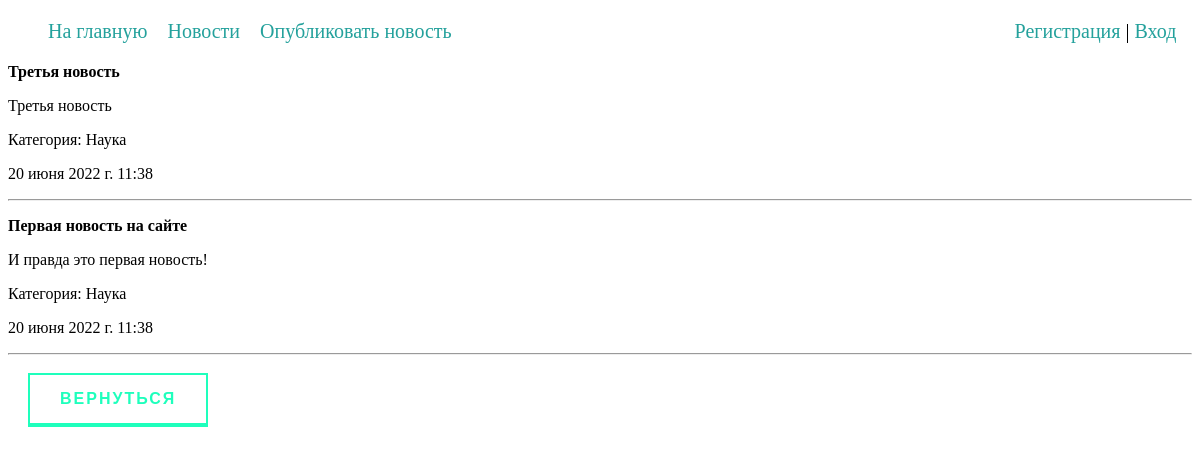
Page /cats/Science/ on the earlier database version.
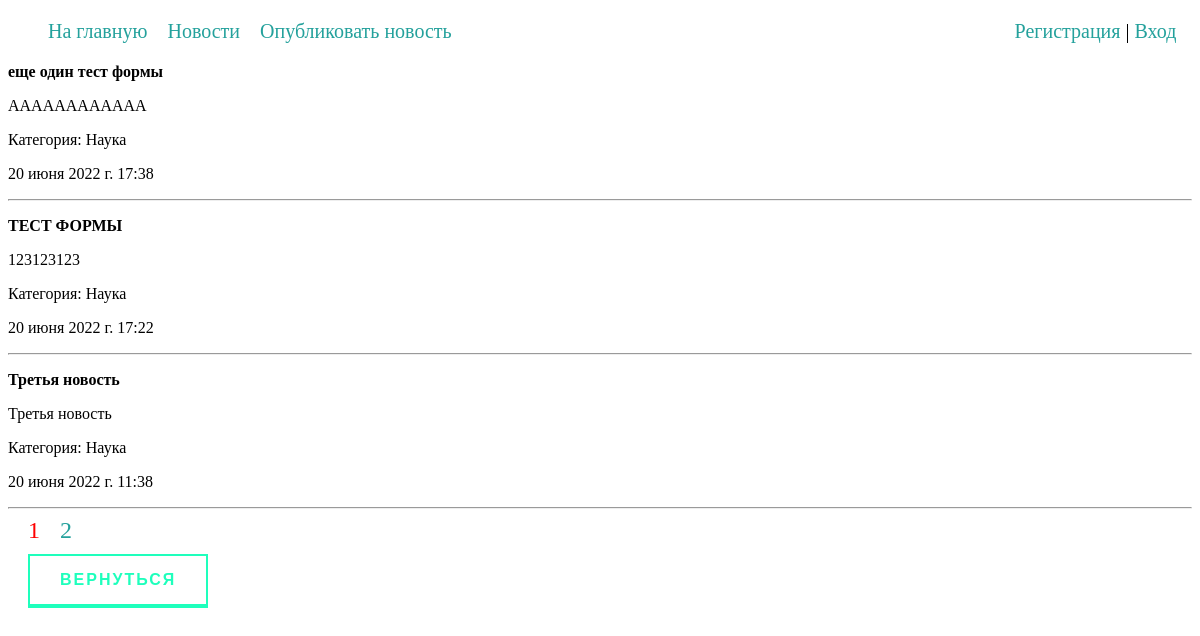
Same page on the later database version.
### news/models.py (models this page shows, shortened)
class News(models.Model):
    title = models.CharField(max_length=255, verbose_name='Заголовок')
    content = models.TextField(blank=False, verbose_name='Текст новости')
    category = models.CharField(max_length=100)
    time_created = models.DateTimeField(auto_now_add=True)
    cat = models.ForeignKey('Category', on_delete=models.CASCADE, null=True, verbose_name='Категория')
    class Meta:
        verbose_name = 'Новости'
        verbose_name_plural = 'Новости'
        ordering = ['-time_created', 'title']

class Category(models.Model):
    name = models.CharField(max_length=100, db_index=True, verbose_name='Категория')
    slug = models.SlugField(max_length=255, db_index=True, unique=True, verbose_name='URL')
    def __str__(self):
        return self.name
    class Meta:
        verbose_name = 'Категории'
        verbose_name_plural = 'Категории'
        ordering = ['id']

### news/views.py (the view)
# urls.py: path('cats/<slug:cat_slug>/', NewsByCat.as_view(), name='category'),
class NewsByCat(DataMixin, ListView):
    model = News
    template_name = "news/newsByCat.html"
    context_object_name = 'news'
    paginate_by = 3
    def get_context_data(self, *,object_list=None, **kwargs):
        context = super().get_context_data(**kwargs)
        mix_def = self.get_user_context(title='Новости по категориям ' + str(self.kwargs['cat_slug']))
        return dict(list(context.items()) + list(mix_def.items()))
    def get_queryset(self):
        return News.objects.filter(cat__slug=self.kwargs['cat_slug']).all()

### news/utils.py (called while the page is built)
    def get_user_context(self, **kwargs):
        context = kwargs
        cats = Category.objects.all()
        context['menu'] = menu
        context['cats'] = cats
        return context

### news/templates/news/newsByCat.html (shortened to what this page needs)
{% extends 'news/base.html' %}
{% block content %}
{% for n in news %}
    <p><b>{{n.title}}</b></p>
    <p>{{n.content}}</p>
    <p>Категория: {{n.cat}}</p>
    <p>{{n.time_created}}</p>
    <hr></hr>
{% endfor %}
{% if page_obj.has_other_pages %}
<nav class="paginate">
    <ul class="forPaginate">
        <li>
            {% if page_obj.number == 1 %}
            <a href="?page=1" style="color: red;">1</a>
            {% else %}
            <a href="?page=1">1</a>
            {% endif %}
        </li>
        <li>
            {% if page_obj.number == page_obj.paginator.num_pages %}
            <a href="?page={{ page_obj.paginator.num_pages }}" style="color: red;">{{ page_obj.paginator.num_pages }}</a>
            {% else %}
            <a href="?page={{ page_obj.paginator.num_pages }}">{{ page_obj.paginator.num_pages }}</a>
            {% endif %}
        </li>
    </ul>
</nav>
{% endif %}
    <a href="{% url 'news' %}" class="animated-button">Вернуться</a>
{% endblock %}

### news/templates/news/base.html (shortened to what this page needs)
{% load static %}
<!DOCTYPE html>
<html lang="en">
<head>
    <link rel='stylesheet' type='text/css' href="{% static 'news/css/styles.css' %}" />
   </head>
<body>
{% block mainmenu %}
<ul class="head">
    {% for m in menu %}
    <li><a href="{% url m.url_name %}">{{m.title}}</a></li>
    {% endfor %}
    {% if request.user.is_authenticated %}
        <li class="headLogin"><a href="#">{{ user.username }}</a> | <a href="{% url 'logout' %}">Выйти</a></li>
    {% else %}
        <li class="headLogin"><a href="{% url 'register' %}">Регистрация</a> | <a href="{% url 'login' %}">Вход</a></li>
    {% endif %}
</ul>
{% endblock mainmenu %}
{% block content %}
{% endblock %}
</body>
</html>

### news/static/news/css/styles.css (style rules this page uses)
a:active, a:hover, a { text-decoration: none; color: #24a19c; }
.animated-button { text-decoration: none; display: inline-block; margin: 10px 20px; padding: 15px 30px; overflow: hidden; border: 2px solid; border-bottom-width: 4px; font-family: 'Montserrat', sans-serif; text-transform: uppercase; font-weight: bold; letter-spacing: 2px; color: rgba(30, 255, 188, 1); background: rgba(255, 255, 255, 1); transition: color .3s, background .5s; }
.forPaginate { list-style: none; margin: 0; padding-left: 0; display: flex; font-size: 24px; }
.paginate { display: inline; }
.forPaginate li { margin-left: 20px; }
.head { width: 97%; display: flex; font-size: 20px; }
.head li { display: inline; margin-right: 20px; }
.headLogin { margin-left: auto; margin-right: 0em; }

Differences in the rows shown:
no longer on this page (row unchanged): News: title "Первая новость на сайте", content "И правда это первая новость!", cat "Наука", time_created "20 июня 2022 г. 11:38"
added News: title "еще один тест формы", content "АААААААААААА", cat "Наука", time_created "20 июня 2022 г. 17:38"
added News: title "ТЕСТ ФОРМЫ", content "123123123", cat "Наука", time_created "20 июня 2022 г. 17:22"
Other differences:
{{ page_obj.paginator.num_pages }}: (not shown) → "2"
text now shown: "1"
